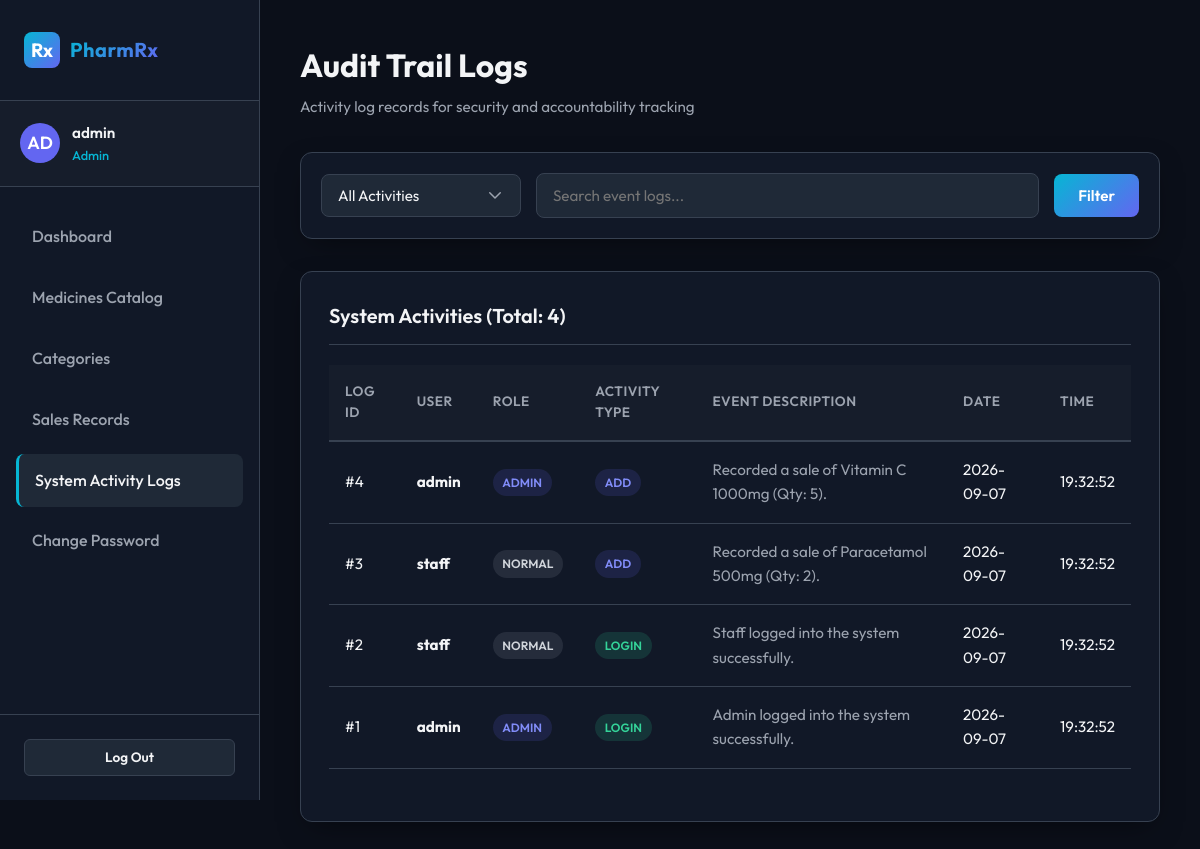
Page /logs.php (signed in) on the committed database.
### tables this page shows
CREATE TABLE `activity_logs` (
  `id` INT AUTO_INCREMENT PRIMARY KEY,
  `user_id` INT DEFAULT NULL,
  `activity` ENUM('Login', 'Logout', 'Add', 'Edit', 'Delete') NOT NULL,
  `description` TEXT NOT NULL,
  `log_time` TIMESTAMP DEFAULT CURRENT_TIMESTAMP,
  CONSTRAINT `fk_logs_user` 
    FOREIGN KEY (`user_id`) REFERENCES `users` (`id`) 
    ON DELETE SET NULL 
    ON UPDATE CASCADE
);

CREATE TABLE `users` (
  `id` INT AUTO_INCREMENT PRIMARY KEY,
  `username` VARCHAR(50) NOT NULL UNIQUE,
  `email` VARCHAR(100) NOT NULL UNIQUE,
  `password_hash` VARCHAR(255) NOT NULL,
  `role` ENUM('Admin', 'Normal') NOT NULL DEFAULT 'Normal',
  `created_at` TIMESTAMP DEFAULT CURRENT_TIMESTAMP
);

### logs.php (the view, shortened to what this page needs)
<?php
include_once __DIR__ . '/includes/header.php';
require_once __DIR__ . '/config/db.php';
$logs_per_page = 15;
$page = isset($_GET['page']) ? (int)$_GET['page'] : 1;
$offset = ($page - 1) * $logs_per_page;
$search_query = isset($_GET['search']) ? trim($_GET['search']) : '';
try {
    $where_sql = "";
    $count_query = "SELECT COUNT(*) FROM `activity_logs` l $where_sql";
    $count_stmt = $pdo->prepare($count_query);
    $count_stmt->execute();
    $total_logs = $count_stmt->fetchColumn();
    $select_query = "
        SELECT l.*, u.username, u.role
        FROM `activity_logs` l
        LEFT JOIN `users` u ON l.user_id = u.id
        $where_sql
        ORDER BY l.id DESC
        LIMIT :limit OFFSET :offset
    ";
    $stmt = $pdo->prepare($select_query);
    $stmt->bindValue(':limit', $logs_per_page, PDO::PARAM_INT);
    $stmt->bindValue(':offset', $offset, PDO::PARAM_INT);
    $stmt->execute();
    $logs = $stmt->fetchAll();
} catch (PDOException $e) {
    error_log("Logs load failure: " . $e->getMessage());
    $logs = [];
    $total_logs = 0;
    $total_pages = 1;
}
?>
<div class="header-actions">
    <div class="page-title">
        <h1>Audit Trail Logs</h1>
        <p>Activity log records for security and accountability tracking</p>
    </div>
</div>
<div class="card-premium" style="padding: 1.25rem; margin-bottom: 2rem;">
    <form action="logs.php" method="GET" style="display: flex; gap: 15px; flex-wrap: wrap; align-items: center;">
        <div style="min-width: 200px;">
            <select name="activity" class="form-control" onchange="this.form.submit()">
                <option value="">All Activities</option>
            </select>
        </div>
        <div style="flex-grow: 1; min-width: 250px;">
            <input type="text" name="search" class="form-control" placeholder="Search event logs..." value="<?php echo htmlspecialchars($search_query); ?>">
        </div>
        <div style="display: flex; gap: 10px;">
            <button type="submit" class="btn btn-primary">Filter</button>
        </div>
    </form>
</div>
<div class="card-premium">
    <h3 class="card-title">System Activities (Total: <?php echo $total_logs; ?>)</h3>
    <div class="table-container">
        <table class="table-premium">
            <thead>
                <tr>
                    <th>Log ID</th>
                    <th>User</th>
                    <th>Role</th>
                    <th>Activity Type</th>
                    <th>Event Description</th>
                    <th>Date</th>
                    <th>Time</th>
                </tr>
            </thead>
            <tbody>
                <?php if (empty($logs)): ?>
                    <tr>
                        <td colspan="7" style="text-align: center; color: var(--text-secondary);">No matching activity log entries.</td>
                    </tr>
                <?php else: ?>
                    <?php foreach ($logs as $log):
                        $act = $log['activity'];
                        $act_badge = '<span class="badge" style="background-color:rgba(156,163,175,0.15); color:#d1d5db;">' . $act . '</span>';
                        if ($act === 'Login') {
                            $act_badge = '<span class="badge" style="background-color:rgba(52,211,153,0.15); color:#34d399;">' . $act . '</span>';
                        } elseif ($act === 'Logout') {
                            $act_badge = '<span class="badge" style="background-color:rgba(251,191,36,0.15); color:#fbbf24;">' . $act . '</span>';
                        } elseif ($act === 'Add') {
                            $act_badge = '<span class="badge" style="background-color:rgba(99,102,241,0.15); color:#818cf8;">' . $act . '</span>';
                        } elseif ($act === 'Edit') {
                            $act_badge = '<span class="badge" style="background-color:rgba(6,182,212,0.15); color:#06b6d4;">' . $act . '</span>';
                        } elseif ($act === 'Delete') {
                            $act_badge = '<span class="badge" style="background-color:rgba(239,68,68,0.15); color:#f87171;">' . $act . '</span>';
                        }
                        $timestamp = strtotime($log['log_time']);
                        $date = date('Y-m-d', $timestamp);
                        $time = date('H:i:s', $timestamp);
                    ?>
                        <tr>
                            <td>#<?php echo $log['id']; ?></td>
                            <td>
                                <strong><?php echo htmlspecialchars($log['username'] ?? '[Unknown User]'); ?></strong>
                            </td>
                            <td>
                                <span class="badge <?php echo $log['role'] === 'Admin' ? 'badge-admin' : 'badge-normal'; ?>">
                                    <?php echo htmlspecialchars($log['role'] ?? 'Guest'); ?>
                                </span>
                            </td>
                            <td><?php echo $act_badge; ?></td>
                            <td style="color: var(--text-secondary); max-width: 400px;"><?php echo htmlspecialchars($log['description']); ?></td>
                            <td><?php echo $date; ?></td>
                            <td><?php echo $time; ?></td>
                        </tr>
                    <?php endforeach; ?>
                <?php endif; ?>
            </tbody>
        </table>
    </div>
</div>
<?php include_once __DIR__ . '/includes/footer.php'; ?>

### assets/css/style.css (style rules this page uses)
:root { --bg-primary: #0b0f19; --bg-secondary: #111827; --bg-card: #1f2937; --text-primary: #f3f4f6; --text-secondary: #9ca3af; --accent-primary: #06b6d4; --accent-secondary: #6366f1; --accent-gradient: linear-gradient(135deg, #06b6d4 0%, #6366f1 100%); --border-color: #374151; --success: #10b981; --danger: #ef4444; --warning: #f59e0b; --info: #3b82f6; --transition-speed: 0.3s; --radius-lg: 16px; --radius-md: 12px; --radius-sm: 8px; --shadow-premium: 0 10px 30px -10px rgba(0, 0, 0, 0.5); }
* { margin: 0; padding: 0; box-sizing: border-box; }
body { font-family: 'Outfit', sans-serif; background-color: var(--bg-primary); color: var(--text-primary); line-height: 1.6; overflow-x: hidden; }
.header-actions { display: flex; justify-content: space-between; align-items: center; margin-bottom: 2rem; }
.page-title h1 { font-size: 2rem; font-weight: 700; margin-bottom: 0.25rem; }
.page-title p { color: var(--text-secondary); font-size: 0.95rem; }
.btn { display: inline-flex; align-items: center; justify-content: center; gap: 8px; font-family: inherit; font-size: 0.95rem; font-weight: 600; padding: 0.75rem 1.5rem; border-radius: var(--radius-sm); border: none; cursor: pointer; text-decoration: none; transition: all var(--transition-speed) ease; }
.btn-primary { background: var(--accent-gradient); color: white; }
.form-control { width: 100%; font-family: inherit; font-size: 0.95rem; padding: 0.75rem 1rem; background-color: var(--bg-card); border: 1px solid var(--border-color); border-radius: var(--radius-sm); color: var(--text-primary); outline: none; transition: border-color var(--transition-speed) ease; }
select.form-control { appearance: none; background-repeat: no-repeat; background-position: right 1rem center; background-size: 1.2em; padding-right: 2.5rem; }
.card-premium { background-color: var(--bg-secondary); border: 1px solid var(--border-color); border-radius: var(--radius-md); padding: 1.75rem; box-shadow: var(--shadow-premium); margin-bottom: 2rem; }
.card-title { font-size: 1.25rem; font-weight: 600; margin-bottom: 1.25rem; border-bottom: 1px solid var(--border-color); padding-bottom: 0.75rem; display: flex; align-items: center; justify-content: space-between; }
.table-container { overflow-x: auto; margin-bottom: 1.5rem; }
.table-premium { width: 100%; border-collapse: collapse; text-align: left; }
.table-premium th { background-color: rgba(255, 255, 255, 0.02); color: var(--text-secondary); font-weight: 600; font-size: 0.85rem; text-transform: uppercase; letter-spacing: 0.5px; padding: 1rem; border-bottom: 2px solid var(--border-color); }
.table-premium td { padding: 1rem; border-bottom: 1px solid var(--border-color); font-size: 0.95rem; }
.badge { display: inline-block; padding: 0.25rem 0.6rem; font-size: 0.75rem; font-weight: 600; border-radius: 20px; text-transform: uppercase; }
.badge-admin { background-color: rgba(99, 102, 241, 0.15); color: #818cf8; }
.badge-normal { background-color: rgba(156, 163, 175, 0.15); color: #d1d5db; }

### rows in the picture
activity_logs: id "4", user.username "admin", user.role "ADMIN", activity "ADD", description "Recorded a sale of Vitamin C 1000mg (Qty: 5).", log_time "2026-09-07", log_time "19:32:52"
activity_logs: id "3", user.username "staff", user.role "NORMAL", activity "ADD", description "Recorded a sale of Paracetamol 500mg (Qty: 2).", log_time "2026-09-07", log_time "19:32:52"
activity_logs: id "2", user.username "staff", user.role "NORMAL", activity "LOGIN", description "Staff logged into the system successfully.", log_time "2026-09-07", log_time "19:32:52"
activity_logs: id "1", user.username "admin", user.role "ADMIN", activity "LOGIN", description "Admin logged into the system successfully.", log_time "2026-09-07", log_time "19:32:52"

### other values in the picture
substr($username, 0, 2) "AD"
$username "admin"
$role "Admin"
$total_logs "4"
